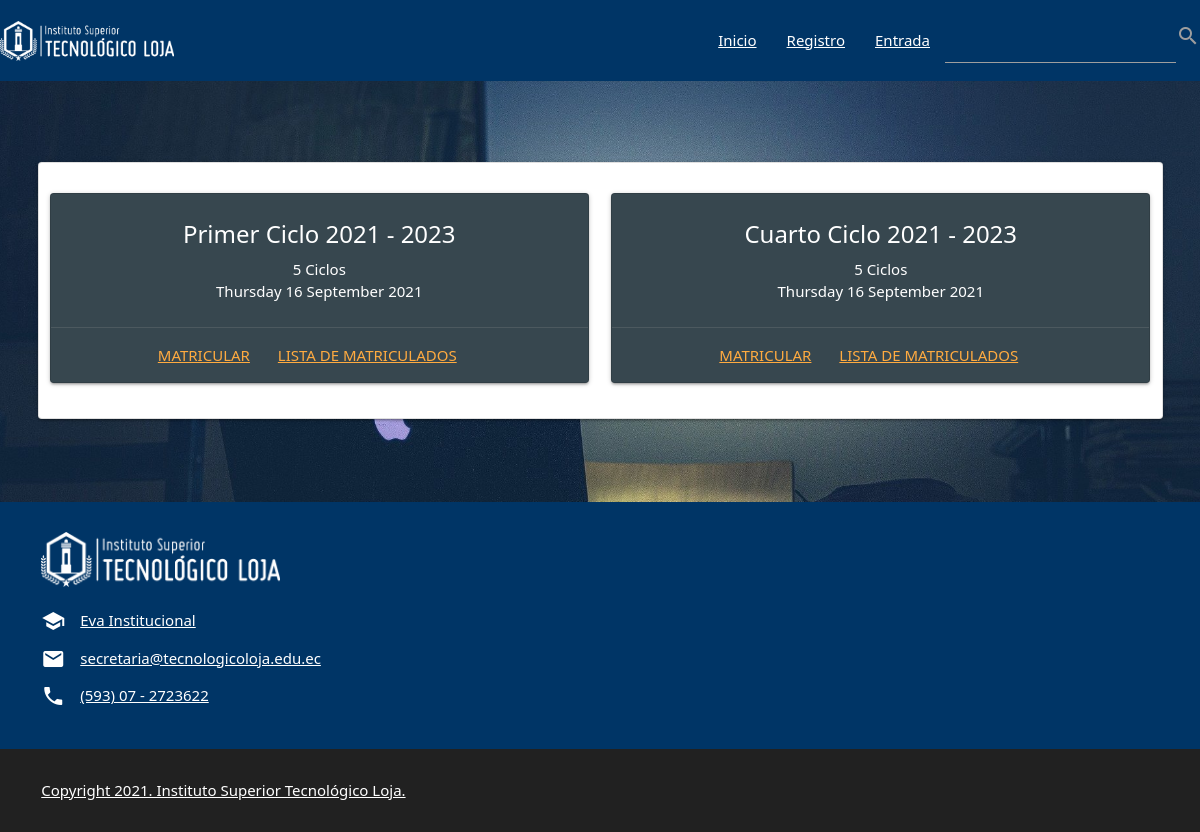
The app's page /paginaPrincipal/ with its own data.
### Academico/models.py (models this page shows, shortened)
class Carrera(models.Model):
    Periodo_Academico = models.CharField(max_length=25)
    Fecha_inicio_Periodo = models.DateField()
    Duracion_Ciclo = models.CharField(max_length=25)

### Academico/views.py (the view)
# urls.py: path('paginaPrincipal/', views.paginaPrincipal, name='paginaPrincipal'),
def paginaPrincipal(request):
    return render(request, "plantillas/paginaPrincipal.html", {"Academico": Carrera.objects.all})

### Academico/templates/plantillas/paginaPrincipal.html (shortened to what this page needs)
{% extends "plantillas/principal.html" %}
{% block content %}
<link href="https://cdn.jsdelivr.net/npm/bootstrap@5.1.0/dist/css/bootstrap.min.css" rel="stylesheet"
>
<center><br><br><br><br>
    <div class="card center" style="width: 75rem; background-color: #FFFFFF;"><br>
        <div class="container">
            <div class="row">
                {% for aca in Academico %}
                <div class="col s12 m6">
                    <div class="card 37474f blue-grey darken-3">
                        <div class="card-content white-text">
                            <span class="card-title">{{aca.Periodo_Academico}}</span>
                            <p>{{aca.Duracion_Ciclo}}</p>
                            <p>{{aca.Fecha_inicio_Periodo|date:"l d F Y"}}</p>
                        </div>
                        <div class="card-action">
                            <a href="{% url 'Academico:matriculasEstudiantes' %}">Matricular</a>
                            <a href="{% url 'Academico:inscritosCurso' aca.pk %}">Lista de Matriculados</a>
                        </div>
                    </div>
                </div>
                {% endfor %}
            </div>
        </div>
    </div>
</center><br><br><br>
{% endblock %}

### Academico/templates/plantillas/principal.html (style rules this page uses)
body { width: 100%; min-height: 100vh; background-image: url('../../static/imagenes/Fondo2.jpg'); background-repeat: no-repeat; background-position: center; background-size: cover; background-attachment: fixed; }
body:before { content: ''; min-height: 100vh; width: 100%; min-height: 100vh; position: absolute; top: 0; left: 0; background-image: linear-gradient(rgba (255, 255, 255, .1), rgba(34, 40, 49, 1)); }

### records on screen
Carrera: Periodo_Academico "Primer Ciclo 2021 - 2023", Duracion_Ciclo "5 Ciclos", Fecha_inicio_Periodo "Thursday 16 September 2021"
Carrera: Periodo_Academico "Cuarto Ciclo 2021 - 2023", Duracion_Ciclo "5 Ciclos", Fecha_inicio_Periodo "Thursday 16 September 2021"
